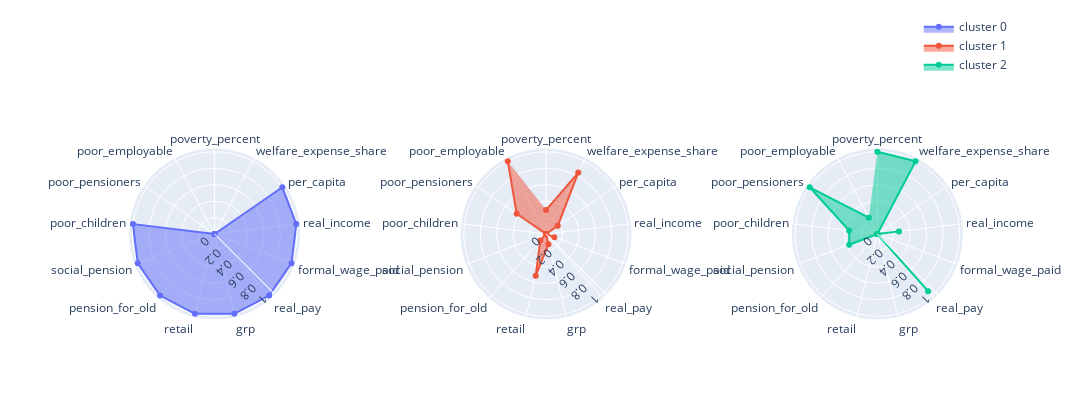

Source (notebook cell):
### Code cell
plot_cluster_profile(grouped_data)

### Figure 1 — Plotly figure (JSON) as saved in the notebook; plotly's stock layout.template omitted (floating-point values rounded to 4 significant figures)
{"data": [{"fill": "toself", "name": "cluster 0", "r": [0.0, 0.0, 1.0, 1.0, 1.0, 1.0, 1.0, 1.0, 1.0, 1.0, 1.0, 0.0, 0.0], "subplot": "polar", "theta": ["poverty_percent", "welfare_expense_share", "per_capita", "real_income", "formal_wage_paid", "real_pay", "grp", "retail", "pension_for_old", "social_pension", "poor_children", "poor_pensioners", "poor_employable"], "type": "scatterpolar"}, {"fill": "toself", "name": "cluster 1", "r": [0.2913, 0.8439, 0.174, 0.0, 0.1081, 0.0, 0.1268, 0.5241, 0.104, 0.0, 0.0, 0.4328, 1.0], "subplot": "polar2", "theta": ["poverty_percent", "welfare_expense_share", "per_capita", "real_income", "formal_wage_paid", "real_pay", "grp", "retail", "pension_for_old", "social_pension", "poor_children", "poor_pensioners", "poor_employable"], "type": "scatterpolar"}, {"fill": "toself", "name": "cluster 2", "r": [1.0, 1.0, 0.0, 0.2647, 0.0, 0.9286, 0.0, 0.0, 0.0, 0.3662, 0.3458, 1.0, 0.2235], "subplot": "polar3", "theta": ["poverty_percent", "welfare_expense_share", "per_capita", "real_income", "formal_wage_paid", "real_pay", "grp", "retail", "pension_for_old", "social_pension", "poor_children", "poor_pensioners", "poor_employable"], "type": "scatterpolar"}], "layout": {"autosize": false, "height": 400, "legend": {"x": 0.9, "xanchor": "left", "y": 1.4, "yanchor": "bottom"}, "polar": {"angularaxis": {"direction": "clockwise", "period": 6}, "domain": {"x": [0, 0.2889], "y": [0, 1]}, "radialaxis": {"angle": -45}}, "polar2": {"angularaxis": {"direction": "clockwise", "period": 6}, "domain": {"x": [0.3556, 0.6444], "y": [0, 1]}, "radialaxis": {"angle": -45}}, "polar3": {"angularaxis": {"direction": "clockwise", "period": 6}, "domain": {"x": [0.7111, 1], "y": [0, 1]}, "radialaxis": {"angle": -45}}, "showlegend": true, "width": 1300}}
